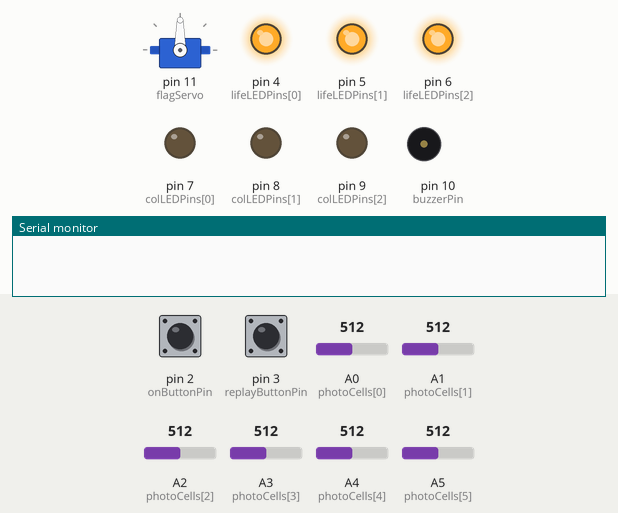
This sketch was run on a simulated Arduino Uno, built with avr-gcc and run on an emulated ATmega328P. On the bench: servo, output pins drawn as LEDs (lit = HIGH), buzzer (waves = sounding), the last lines printed to the serial monitor. Inputs (shaded band) come from the test bench; at power-on: pin 2 (onButtonPin) LOW, A0 (photoCells[0]) = 512, A1 (photoCells[1]) = 512, pin 3 (replayButtonPin) LOW, A2 (photoCells[2]) = 512, A3 (photoCells[3]) = 512, A4 (photoCells[4]) = 512, A5 (photoCells[5]) = 512. Random numbers use the default seed unless the sketch sets one.

Above: at 1.2 s.
1.3 s: pin 2 (onButtonPin) pulled HIGH for 0.15 s
At 3.5 s:
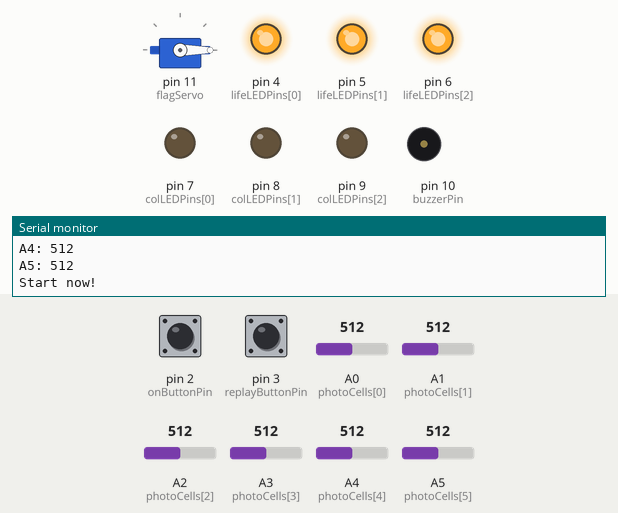
3.8 s: A0 (photoCells[0]) set to 243
5.3 s: A0 (photoCells[0]) set to 212
At 7.0 s:
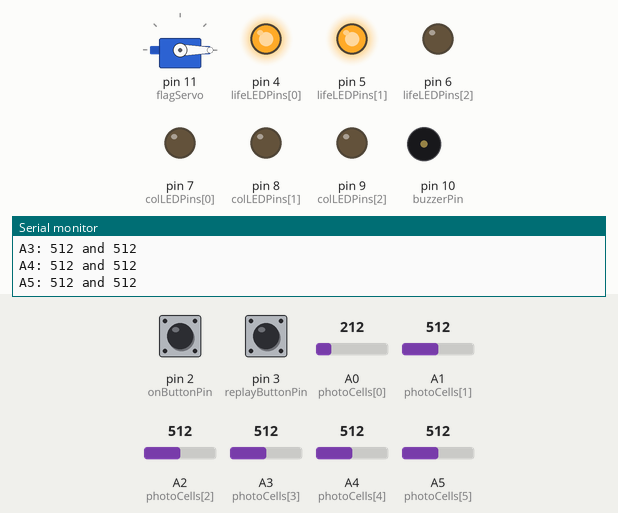
At 8.2 s:
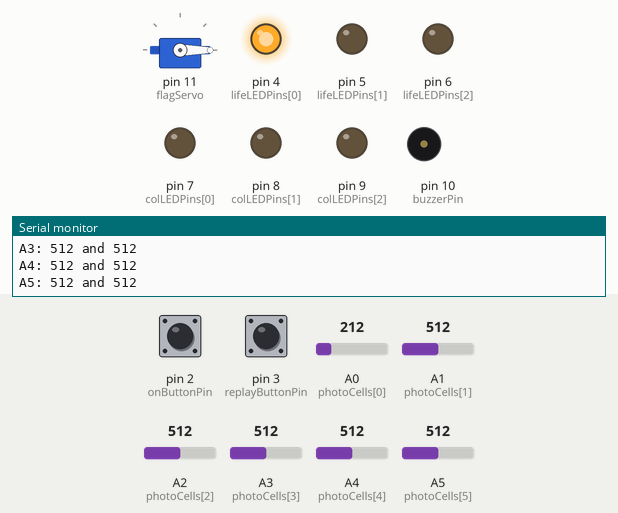
8.3 s: A1 (photoCells[1]) set to 237
11.3 s: A1 (photoCells[1]) set to 219
Timing chart, 0 to 30.7 s (numbered marks = the images above; inputs shaded):
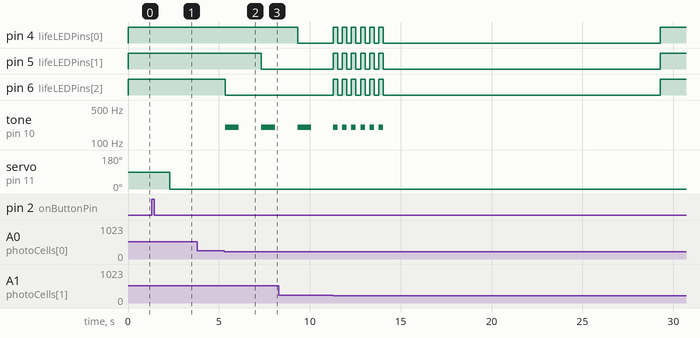

The sketch:

ENGR1_Robot_Show_Random_Path.ino
```cpp
//includes servo library so servo can be controlled
#include <Servo.h>
//function declarations
int findNextCol();
void rotateFlag(int currPos);
void correctMoveIndicator();
void incorrectMoveIndicator();
void celebrate();
void despair();
void resetBoard(int newGame);
void printPhotoCellStates();
void createPath(int patternPtr[4][3], int numRows, int numCols);
int generateHorizontal(int patternPtr[4][3], int startingRow, int startingCol, int numCols);
int generateVertical(int patternPtr[4][3], int startingRow, int startingCol, int numCols);
void printPath(int patternPtr[4][3], int numRows, int numCols);

//stores the pin values of each photoresistor
int photoCells[6] = {A0, A1, A2, A3, A4, A5};
//stores the state of each photoresistor
int photoCellStates[6] = {0, 0, 0, 0, 0, 0};
//stores the values outputted to the serial monitor by each photoresistor when uncovered before the game starts
//helps with determining the threshold for which the photoresistors are considered to be turned off
int ambientLightValues[6] = {0, 0, 0, 0, 0, 0};

//stores pin value for button used to start game
int onButtonPin = 2;
int onButtonState = 0;

//stores pin value for button used to replay game with same path
int replayButtonPin = 3;
int replayButtonState = 0;

//stores pin values for LEDs that represent number of lives player has left
int lifeLEDPins[3] = {4, 5, 6};
//Stores pin values for LEDs used to indicate the column of the position the player last chose. Helps them remember their last choice better.
int colLEDPins[3] = {7, 8, 9};
//stores pin value for buzzer
int buzzerPin = 10;

//creates servo object used to rotate flag
Servo flagServo;
Servo clockServo;

//array that holds the values for the correct path
int path[4][3] = {{0,0,0}, {0,0,0}, {0,0,0}, {0,0,0}};
//used to store number of lives player has, initially set to 3
int numLives = 3;

//tracks which step in the path sequence the user is currently on
int stepTracker = 1;
//Records total number of steps in the path. Set to 1 by default before path generation
int totalSteps = 1;
//records the row the user made their previous move in
int currRow = 0;
//records the column corresponding to the spot where the user made their previous move
int prevCol = 0;
//used to indicate whether the user wants to play game again with same path
int playAgain = 0;

//holds the number of degrees the servo needs to turn by for each correct move
//initially set to 0 but given a real value later
int nextFlagRotation = 0;
//holds current position of the flag
int flagPos = 0;

//records total time passed since start of program
unsigned long timePassed = 0;
//Stores time passed at a given point. Used to help determine how long certain loops should run.
unsigned long loopTimeStart = 0;

void setup()
{
  for(int i = 0; i < 5; i++)
  {
    //sets all photoresistor pins to input mode
    pinMode(photoCells[i], INPUT);
    //only does this 3 times in this loop so a second loop that runs only 3 times isn't needed
    if(i < 3)
    {
      //sets pins for lifeLEDs to output mode
      pinMode(lifeLEDPins[i],OUTPUT);
      //turns on each lifeLED
      digitalWrite(lifeLEDPins[i], HIGH);
      //sets pins for colLEDs to output mode
      pinMode(colLEDPins[i], OUTPUT);
    }
  }
  //sets pin for onButton to input mode
  pinMode(onButtonPin, INPUT);
  //sets pin for replayButton to input mode
  pinMode(replayButtonPin, INPUT);
  //attaches flagServo to pin 11 so it can be controlled
  flagServo.attach(11);
  //begins communication with serial monitor
  Serial.begin(9600);
}

void loop()
{
  //constantly checks if onButton is pressed
  onButtonState = digitalRead(onButtonPin);
  //continuously updates timePassed
  timePassed = millis();
  //begins game if pressed
  if (onButtonState == HIGH)
  {
    //print statements for debugging to make sure button was pressed
    Serial.println(onButtonState);
    Serial.println("Pressed");
    //short delay to give photoresistors time to adjust
    delay(1000);
    //Creates a seed for random number generation. Uses time button was pressed at since all analog pins are taken.
    randomSeed(millis());
    //rotates flag to 0 degrees
    flagServo.write(0);
    //sets to 1 each time so if game has been played before total steps will have the correct value
    totalSteps = 1;
    //creates the randomly generated path
    createPath(path, 4, 3);
    //decreases total number of steps for clarity purposes since it's technically 1 larger than the actual number of steps
    totalSteps--;
    //calculates how many degrees flag needs to rotate for each correct move
    nextFlagRotation = 90 / (totalSteps);
    //prints path for debugging purposes
    printPath(path, 4, 3);

    //reads and prints out each input value of each photocell for debugging purposes
    photoCellStates[0] = analogRead(photoCells[0]);
  	photoCellStates[1] = analogRead(photoCells[1]);
  	photoCellStates[2] = analogRead(photoCells[2]);
  	photoCellStates[3] = analogRead(photoCells[3]);
  	photoCellStates[4] = analogRead(photoCells[4]);
  	photoCellStates[5] = analogRead(photoCells[5]);
    Serial.print("A0: ");
  	Serial.println(photoCellStates[0]);
  	Serial.print("A1: ");
  	Serial.println(photoCellStates[1]);
  	Serial.print("A2: ");
  	Serial.println(photoCellStates[2]);
  	Serial.print("A3: ");
  	Serial.println(photoCellStates[3]);
  	Serial.print("A4: ");
  	Serial.println(photoCellStates[4]);
  	Serial.print("A5: ");
  	Serial.println(photoCellStates[5]);
    Serial.println("Start now!");

    //do-while loop where the main actions of the game occur. Keeps repeating as long as replay button is pressed at the end of each game.
    do
    {
      //records current time passed to help calculate how long the loop needs to run for
      loopTimeStart = millis();

      //reads input value of each photocell and stores it in ambientLightValues
      for(int i = 0; i < 6; i++)
      {
        photoCellStates[i] = analogRead(photoCells[i]);
        //Sometimes photocell values are too low. Values were tested to be around 310 at site where robot will be located, so
        //it changes values that are randomly too low to 310 since that's the value they should be at.
        if(photoCellStates[i] < 310)
        {
          photoCellStates[i] = 310;
        }
        ambientLightValues[i] = photoCellStates[i];
      }

      //Loop where one playthrough of the game occurs. Runs until last step has been reached, all lives lost, or time runs out.
      while (stepTracker <= totalSteps && numLives > 0 && timePassed < loopTimeStart + 60000)
      {
        //Updates time passed since start of program. Helps determine when time is up and loop should end.
        timePassed = millis();
        //reads each photoresistor value to see if any are covered
        photoCellStates[0] = analogRead(photoCells[0]);
  		  photoCellStates[1] = analogRead(photoCells[1]);
  		  photoCellStates[2] = analogRead(photoCells[2]);
  		  photoCellStates[3] = analogRead(photoCells[3]);
  		  photoCellStates[4] = analogRead(photoCells[4]);
  		  photoCellStates[5] = analogRead(photoCells[5]);

        //checks each of the 6 photoresistors to see if one was turned off
        for(int i = 0; i < 6; i++)
        {
          //indicates whether the player chose the current row or the next row
          int chosenRow = 0;
          //Records column chosen by the player. Set to 2-i since generated path is facing opposite direction on board, and needs to be rotated around to function properly.
          int chosenCol = 2-i;
          //correctly updates chosenRow and chosenCol if the photoresistors in the next row are chosen instead of the current row
          if(i > 2)
          {
            chosenRow = 1;
            chosenCol = 5-i;
          }
          //checks to see if the incorrect photoresistor was pressed
          if (photoCellStates[i] < ambientLightValues[i]*0.45
              && (currRow + chosenRow > 4 || path[currRow+chosenRow][chosenCol] != stepTracker))
          {
            //prints out photocell values for debugging
            printPhotoCellStates();
            //player loses a life
            numLives--;
            //one lifeLED turns off to represent life lost
            digitalWrite(lifeLEDPins[numLives], LOW);
            //sound indicating move was incorrect
            incorrectMoveIndicator();
            //short delay to prevent program from registering photoresistor being pressed multiple times
            delay(1200);
            //print statement for debugging
            Serial.println("Incorrect!");
       	  }
          //checks to see if the correct photoresistor was pressed
          else if (photoCellStates[i] < ambientLightValues[i]*0.45 && path[currRow+chosenRow][chosenCol] == stepTracker)
          {
            //prints out photocell values for debugging
            printPhotoCellStates();
            //increases stepTracker by 1 to record how far the user has gotten in the maze
            stepTracker++;
            //increases current row by 1 if the chosen row was the next row
            currRow += chosenRow;
            //turns off the LED indicating the column of the previous move since a new move has been made
            digitalWrite(colLEDPins[prevCol], LOW);
            //turns on the LED indicating the column of the move just made to help user know where their last move was
            digitalWrite(colLEDPins[2-chosenCol], HIGH);
            //updates prevCol to same column as the column of the move just made
            prevCol = 2-chosenCol;
            //print statement for debugging
            Serial.println("Correct!");
            //rotates flag by degrees corresponding to number of steps in path
            rotateFlag();
            //sound used to indicate the correct move
            correctMoveIndicator();
            //print statements for debugging
            Serial.print("StepTracker: ");
            Serial.println(stepTracker);
            Serial.print("TotalSteps: ");
            Serial.println(totalSteps);
            //short delay to prevent program from registering photoresistor as being pressed multiple times
            delay(1200);
          }
        }
      }
      //checks if player made it to end of path without losing all their lives, which means they won
      if (numLives > 0 && stepTracker > totalSteps)
      {
        //print statment for debugging
        Serial.println("You won!");
        //celebratory noises and LEDs flash
        celebrate();
        //makes player unable to play game with same path again
        playAgain = 0;
      }
      //happens if player loses all their lives or if time runs out
      else
      {
        //print statement for debugging
        Serial.println("You lost!");
        //sad noises and flashing lifeLEDs to indicate a loss
        despair();
        //print statement for debugging
        Serial.println("Press the button if you want to play again");
        //updates timePassed and loopTimeStart to help calculate how long next loop should run for
        timePassed = millis();
        loopTimeStart = millis();
        //gives player 15 seconds to decide if they want to play the game again with the same path
        while (timePassed < loopTimeStart + 15000)
        {
          timePassed = millis();
          replayButtonState = digitalRead(replayButtonPin);
          //if replay button pressed, player gets to play game again using same path
          if (replayButtonState == HIGH)
          {
            //sets playAgain to 1 to indicate player wants to play game again with same path
            playAgain = 1;
            //print statement for debugging
            Serial.println("You are playing the game again");
            //short delay to prevent program from registering button being pressed multiple times
            delay(250);
            loopTimeStart = millis();
            //Resets elements in circuit to prepare to play again. 0 passed in to indicate that it's only being reset for replay purposes, not an entirely new game
            resetBoard(0);
            //breaks out of loop
            break;
          }
          playAgain = 0;
        }
      }
    } while (playAgain); //repeats whole process again if player chooses to play game again, and stops if user doesn't choose to play again
    //completely resets elements in circuit to prepare board so new game can begin later
    resetBoard(1);
    //print statement for debugging
    Serial.println("You are done playing the game");
  }
}

//rotates flag appropriate number of degrees
void rotateFlag()
{
  //rotates flag
  for (int pos = flagPos; pos < flagPos + nextFlagRotation; pos++)
  {
    flagServo.write(pos);
    delay(10);
  }
  //updates flag position to current position of flag
  flagPos += nextFlagRotation;
}

//function that indicates correct move with a high-pitch sound
void correctMoveIndicator()
{
  tone(buzzerPin, 400);
  delay(750);
  noTone(buzzerPin);
}

//function that indicates correct move with a lower-pitch sound
void incorrectMoveIndicator()
{
  tone(buzzerPin, 200);
  delay(750);
  noTone(buzzerPin);
}

//function that prints the value outputted by each photoresistor for debugging purposes
void printPhotoCellStates()
{
  for(int i = 0; i < 6; i++)
  {
    Serial.print("A");
    Serial.print(i);
    Serial.print(": ");
    Serial.print(photoCellStates[i]);
    Serial.print(" and ");
    Serial.println(ambientLightValues[i]);
  }
}

//function used to indicate user has won the game with flashing lights and happy sounds
void celebrate()
{
  //turns LEDs off before celebrating
  for(int i = 0; i < 3; i++)
  {
    digitalWrite(lifeLEDPins[i], LOW);
    digitalWrite(colLEDPins[i], LOW);
  }

  //flashes all LEDs and makes buzzer buzz 8 times at rate of 2 Hz
  for(int i = 0; i < 8; i++)
  {
    digitalWrite(lifeLEDPins[0], HIGH);
    digitalWrite(colLEDPins[0], HIGH);
    digitalWrite(lifeLEDPins[1], HIGH);
    digitalWrite(colLEDPins[1], HIGH);
    digitalWrite(lifeLEDPins[2], HIGH);
    digitalWrite(colLEDPins[2], HIGH);
    tone(buzzerPin, 400);
    delay(250);
    digitalWrite(lifeLEDPins[0], LOW);
    digitalWrite(colLEDPins[0], LOW);
    digitalWrite(lifeLEDPins[1], LOW);
    digitalWrite(colLEDPins[1], LOW);
    digitalWrite(lifeLEDPins[2], LOW);
    digitalWrite(colLEDPins[2], LOW);
    noTone(buzzerPin);
    delay(250);
  }
}

//function used to indicate player has lost the game with flashing lifeLEDs and sad sounds
void despair()
{
  //turns off LEDs before despairing
  for(int i = 0; i < 3; i++)
  {
    digitalWrite(lifeLEDPins[i], LOW);
    digitalWrite(colLEDPins[i], LOW);
  }

  //flashes lifeLEDs and makes buzzer buzz 6 times at rate of 2 Hz
  for(int i = 0; i < 6; i++)
  {
    digitalWrite(lifeLEDPins[0], HIGH);
    digitalWrite(lifeLEDPins[1], HIGH);
    digitalWrite(lifeLEDPins[2], HIGH);
    tone(buzzerPin, 200);
    delay(250);
    digitalWrite(lifeLEDPins[0], LOW);
    digitalWrite(lifeLEDPins[1], LOW);
    digitalWrite(lifeLEDPins[2], LOW);
    noTone(buzzerPin);
    delay(250);
  }
}

//resets LEDs and several variables to set up board and code so it can be replayed
//int passed in indicates whether board needs to be reset to be replayed with same path or completely reset and use a newly generated path
void resetBoard(int newGame)
{
  stepTracker = 1;
  //resets number of lives
  numLives = 3;
  //currRow and prevCol set back to 0 so last position isn't recorded for new round
  currRow = 0;
  prevCol = 0;
  //turns flag back to original position
  flagServo.write(0);
  flagPos = 0;
  //turns on the lifeLEDs
  for (int i = 0; i < 3; i++)
  {
    digitalWrite(lifeLEDPins[i], HIGH);
  }

  //runs if a completely new game is occuring instead of just replaying the game with same path
  if(newGame)
  {
    //sets every value in the path array to 0 so it's reset properly
	  for(int r = 0; r < 4; r++)
    {
      for(int c = 0; c < 3; c++)
      {
        path[r][c] = 0;
      }
    }
    //sts totalSteps back to 1 since that's what it normally is supposed to be at with no path generated
    totalSteps = 1;
  }
}

//Creates a randomly generated path tile by tile. Eahc path tile generates either horizontally, vertically, or diagonally. Never goes backwards.
void createPath(int patternPtr[4][3], int numRows, int numCols)
{
  int r = 0;
  //randomly chooses a column to start at
  int c = random(numCols);
  //sets this column equal to totalSteps
  //totalSteps is updated so that the correct sequence is recorded within the path. Each number indicates which step in the path the tile is located in.
  //For example, the first tile will generate in the array with the value 1, to indicate it's the first step in the path. The next tile will generate with the value 2 to
  //indicate it's the second step in the path, etc.
  patternPtr[0][c] = totalSteps++;
  //keeps generating steps in path until it reaches the final row of the array, which is always the last step in the path
  while(r < numRows-1)
  {
    //if 0, then generate a step either directly forward or diagonal, and if 1, generate step horizontally
     int horizontalOrVertical = random(2);
     //generates a step horizontally (in the same row as the previous step) if randomly chosen and if the path hasn't been backed into a corner
     //if path is "backed into a corner," that means either the row is completley full or heads in the direction of and reaches the first or final column
     //an example of the latter would be:
     //0 1 2
     //so if 2 is the previous step generated, no more tiles can generate horizontally in that row, as the path must move forward at this point
     if(horizontalOrVertical && !((c == numCols - 1 && patternPtr[r][c-1]) || (c == 0 && patternPtr[r][c+1])))
     {
      //sets c equal to the column number of the chosen location
       c = generateHorizontal(patternPtr, r, c, numCols);
     }
     //generates a step in the path vertically otherwise
     else
     {
       //sets c equal to the column number of the chosen location
       c = generateVertical(patternPtr, r, c, numCols);
       //increases r by one since path moved forward by 1 row
       r++;
     }
  }
}

//function used to generate a step of the path in the horizontal direction
int generateHorizontal(int patternPtr[4][3], int startingRow, int startingCol, int numCols)
{
  int newCol;
  //checks if the previous step is located in the last column of the path or if the tile to the right is already filled
  if(startingCol == numCols - 1 || patternPtr[startingRow][startingCol+1])
  {
    //generates step to the left of the current step
    patternPtr[startingRow][startingCol - 1] = totalSteps++;
    //updates newCol to col value of new step
    newCol = startingCol - 1;
  }
  //checks if the previous step is located in the first colum of the path or if the tile to the left is already filled
  else if(startingCol == 0 || patternPtr[startingRow][startingCol-1])
  {
    //generates step to the right of the current step
    patternPtr[startingRow][startingCol+1] = totalSteps++;
    //updates newCol to col value of new step
    newCol = startingCol + 1;
  }
  //occurs only if previous step is in the middle column
  else
  {
    //0 means generate step left, 1 means generate step right
    int leftOrRight = random(2);
    //checks if right was chosen
    if(leftOrRight)
    {
      //generates step to the right of the current tile
      patternPtr[startingRow][startingCol+1] = totalSteps++;
      //updates newCol to col value of new step
      newCol = startingCol + 1;
    }
    //runs if left was chosen
    else
    {
      //generates step to the left of the current tile
      patternPtr[startingRow][startingCol-1] = totalSteps++;
      //updates newCol to col value of new step
      newCol = startingCol - 1;
    }
  }
  return newCol;
}

//function used to generate a step either directly forward or diagonally
int generateVertical(int patternPtr[4][3], int startingRow, int startingCol, int numCols)
{
  //variable used to hold the direction the path generates in
  int direction = 0;
  //checks if column of previous move is int the last column
  if(startingCol == numCols-1)
  {
    //changes value of direction so that it randomly goes either left diagonal (equal to -1) or directly forward (equal to 0)
    direction = random(2);
    direction--;
  }
  //checks if column of previous moe is in the first column
  else if(startingCol == 0)
  {
    //changes value of direction so that it randomly goes either right diagonal (equal to 1) or directly forward (equal to 0)
    direction = random(2);
  }
  //previous move was in the middle column
  else
  {
    //changes value of direction so that it randomly goes either left diagonal (-1) directly forward (0) or right (1)
    direction = random(3);
    direction--;
  }

  //sets next value in the path chosen based on direction chosen above equal to totalSteps
  patternPtr[startingRow+1][startingCol+direction] = totalSteps++;
  return startingCol+direction;
}

//function that prints out every value in the path array for debugging purposes
void printPath(int patternPtr[4][3], int numRows, int numCols)
{
  int r;
  int c;
  //prints out every value in the path
  for(r = 0; r < numRows; r++)
  {
    for(c = 0; c < numCols; c++)
    {
      Serial.print(patternPtr[r][c]);
      Serial.print(" ");
    }
    Serial.println();
  }
}
```

Measured:
- the behaviour switches between 231 and 230 on A0 (photoCells[0]) (found by bisection; images 1 and 2)
- after the input at 1.3 s, servo on pin 11 (flagServo): 90° → 0° after 1.0 s
- after the input at 3.8 s, every drawn part: stays the same
- after the input at 5.3 s, pin 5 (lifeLEDPins[1]): HIGH → LOW after 2.0 s; pin 6 (lifeLEDPins[2]): HIGH → LOW at once; tone on pin 10 (buzzerPin): alternates 200 Hz for 0.75 s and silent for 1.3 s, starting at once
